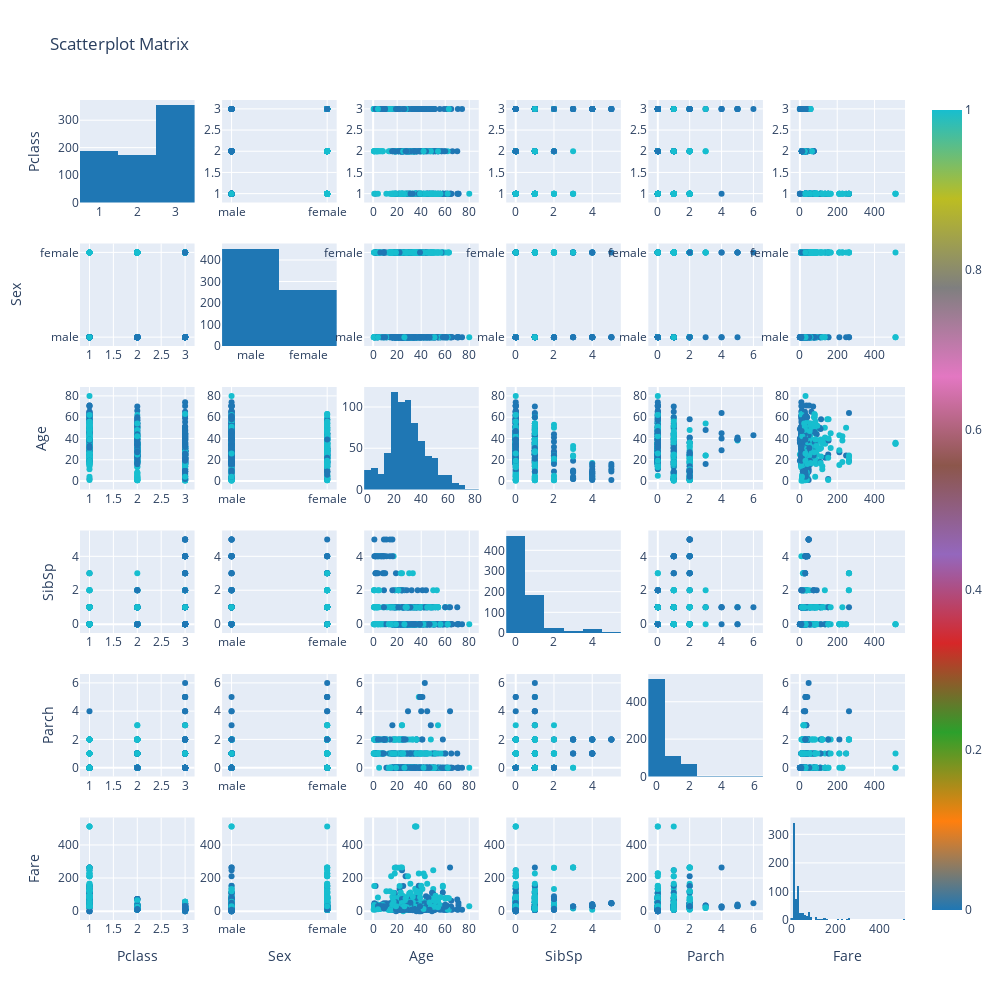

Notebook cell for this chart:
### Code cell
import plotly.figure_factory as ff
figure = ff.create_scatterplotmatrix(
    train_data_nonan[['Survived','Pclass','Sex','Age','SibSp','Parch','Fare']],
    diag='histogram',
    index='Survived')
figure.update_layout(
    width=1000,
    height=1000,
)
figure.show()

### Figure 1 — Plotly figure (JSON) as saved in the notebook; plotly's stock layout.template omitted (floating-point values rounded to 4 significant figures; data arrays with more than 128 entries replaced by an {"elided": "..."} marker saying what was removed)
{"data": [{"marker": {"color": "rgb(31, 119, 180)"}, "showlegend": false, "type": "histogram", "x": {"elided": "714 int values"}, "xaxis": "x", "yaxis": "y"}, {"marker": {"color": {"elided": "714 int values"}, "colorscale": [[0, "rgb(31, 119, 180)"], [0.1111, "rgb(255, 127, 14)"], [0.2222, "rgb(44, 160, 44)"], [0.3333, "rgb(214, 39, 40)"], [0.4444, "rgb(148, 103, 189)"], [0.5556, "rgb(140, 86, 75)"], [0.6667, "rgb(227, 119, 194)"], [0.7778, "rgb(127, 127, 127)"], [0.8889, "rgb(188, 189, 34)"], [1, "rgb(23, 190, 207)"]], "showscale": true, "size": 6}, "mode": "markers", "showlegend": false, "type": "scatter", "x": {"elided": "714 str values"}, "xaxis": "x2", "y": {"elided": "714 int values"}, "yaxis": "y2"}, {"marker": {"color": {"elided": "714 int values"}, "colorscale": [[0, "rgb(31, 119, 180)"], [0.1111, "rgb(255, 127, 14)"], [0.2222, "rgb(44, 160, 44)"], [0.3333, "rgb(214, 39, 40)"], [0.4444, "rgb(148, 103, 189)"], [0.5556, "rgb(140, 86, 75)"], [0.6667, "rgb(227, 119, 194)"], [0.7778, "rgb(127, 127, 127)"], [0.8889, "rgb(188, 189, 34)"], [1, "rgb(23, 190, 207)"]], "showscale": false, "size": 6}, "mode": "markers", "showlegend": false, "type": "scatter", "x": {"elided": "714 float values"}, "xaxis": "x3", "y": {"elided": "714 int values"}, "yaxis": "y3"}, {"marker": {"color": {"elided": "714 int values"}, "colorscale": [[0, "rgb(31, 119, 180)"], [0.1111, "rgb(255, 127, 14)"], [0.2222, "rgb(44, 160, 44)"], [0.3333, "rgb(214, 39, 40)"], [0.4444, "rgb(148, 103, 189)"], [0.5556, "rgb(140, 86, 75)"], [0.6667, "rgb(227, 119, 194)"], [0.7778, "rgb(127, 127, 127)"], [0.8889, "rgb(188, 189, 34)"], [1, "rgb(23, 190, 207)"]], "showscale": false, "size": 6}, "mode": "markers", "showlegend": false, "type": "scatter", "x": {"elided": "714 int values"}, "xaxis": "x4", "y": {"elided": "714 int values"}, "yaxis": "y4"}, {"marker": {"color": {"elided": "714 int values"}, "colorscale": [[0, "rgb(31, 119, 180)"], [0.1111, "rgb(255, 127, 14)"], [0.2222, "rgb(44, 160, 44)"], [0.3333, "rgb(214, 39, 40)"], [0.4444, "rgb(148, 103, 189)"], [0.5556, "rgb(140, 86, 75)"], [0.6667, "rgb(227, 119, 194)"], [0.7778, "rgb(127, 127, 127)"], [0.8889, "rgb(188, 189, 34)"], [1, "rgb(23, 190, 207)"]], "showscale": false, "size": 6}, "mode": "markers", "showlegend": false, "type": "scatter", "x": {"elided": "714 int values"}, "xaxis": "x5", "y": {"elided": "714 int values"}, "yaxis": "y5"}, {"marker": {"color": {"elided": "714 int values"}, "colorscale": [[0, "rgb(31, 119, 180)"], [0.1111, "rgb(255, 127, 14)"], [0.2222, "rgb(44, 160, 44)"], [0.3333, "rgb(214, 39, 40)"], [0.4444, "rgb(148, 103, 189)"], [0.5556, "rgb(140, 86, 75)"], [0.6667, "rgb(227, 119, 194)"], [0.7778, "rgb(127, 127, 127)"], [0.8889, "rgb(188, 189, 34)"], [1, "rgb(23, 190, 207)"]], "showscale": false, "size": 6}, "mode": "markers", "showlegend": false, "type": "scatter", "x": {"elided": "714 float values"}, "xaxis": "x6", "y": {"elided": "714 int values"}, "yaxis": "y6"}, {"marker": {"color": {"elided": "714 int values"}, "colorscale": [[0, "rgb(31, 119, 180)"], [0.1111, "rgb(255, 127, 14)"], [0.2222, "rgb(44, 160, 44)"], [0.3333, "rgb(214, 39, 40)"], [0.4444, "rgb(148, 103, 189)"], [0.5556, "rgb(140, 86, 75)"], [0.6667, "rgb(227, 119, 194)"], [0.7778, "rgb(127, 127, 127)"], [0.8889, "rgb(188, 189, 34)"], [1, "rgb(23, 190, 207)"]], "showscale": false, "size": 6}, "mode": "markers", "showlegend": false, "type": "scatter", "x": {"elided": "714 int values"}, "xaxis": "x7", "y": {"elided": "714 str values"}, "yaxis": "y7"}, {"marker": {"color": "rgb(31, 119, 180)"}, "showlegend": false, "type": "histogram", "x": {"elided": "714 str values"}, "xaxis": "x8", "yaxis": "y8"}, {"marker": {"color": {"elided": "714 int values"}, "colorscale": [[0, "rgb(31, 119, 180)"], [0.1111, "rgb(255, 127, 14)"], [0.2222, "rgb(44, 160, 44)"], [0.3333, "rgb(214, 39, 40)"], [0.4444, "rgb(148, 103, 189)"], [0.5556, "rgb(140, 86, 75)"], [0.6667, "rgb(227, 119, 194)"], [0.7778, "rgb(127, 127, 127)"], [0.8889, "rgb(188, 189, 34)"], [1, "rgb(23, 190, 207)"]], "showscale": false, "size": 6}, "mode": "markers", "showlegend": false, "type": "scatter", "x": {"elided": "714 float values"}, "xaxis": "x9", "y": {"elided": "714 str values"}, "yaxis": "y9"}, {"marker": {"color": {"elided": "714 int values"}, "colorscale": [[0, "rgb(31, 119, 180)"], [0.1111, "rgb(255, 127, 14)"], [0.2222, "rgb(44, 160, 44)"], [0.3333, "rgb(214, 39, 40)"], [0.4444, "rgb(148, 103, 189)"], [0.5556, "rgb(140, 86, 75)"], [0.6667, "rgb(227, 119, 194)"], [0.7778, "rgb(127, 127, 127)"], [0.8889, "rgb(188, 189, 34)"], [1, "rgb(23, 190, 207)"]], "showscale": false, "size": 6}, "mode": "markers", "showlegend": false, "type": "scatter", "x": {"elided": "714 int values"}, "xaxis": "x10", "y": {"elided": "714 str values"}, "yaxis": "y10"}, {"marker": {"color": {"elided": "714 int values"}, "colorscale": [[0, "rgb(31, 119, 180)"], [0.1111, "rgb(255, 127, 14)"], [0.2222, "rgb(44, 160, 44)"], [0.3333, "rgb(214, 39, 40)"], [0.4444, "rgb(148, 103, 189)"], [0.5556, "rgb(140, 86, 75)"], [0.6667, "rgb(227, 119, 194)"], [0.7778, "rgb(127, 127, 127)"], [0.8889, "rgb(188, 189, 34)"], [1, "rgb(23, 190, 207)"]], "showscale": false, "size": 6}, "mode": "markers", "showlegend": false, "type": "scatter", "x": {"elided": "714 int values"}, "xaxis": "x11", "y": {"elided": "714 str values"}, "yaxis": "y11"}, {"marker": {"color": {"elided": "714 int values"}, "colorscale": [[0, "rgb(31, 119, 180)"], [0.1111, "rgb(255, 127, 14)"], [0.2222, "rgb(44, 160, 44)"], [0.3333, "rgb(214, 39, 40)"], [0.4444, "rgb(148, 103, 189)"], [0.5556, "rgb(140, 86, 75)"], [0.6667, "rgb(227, 119, 194)"], [0.7778, "rgb(127, 127, 127)"], [0.8889, "rgb(188, 189, 34)"], [1, "rgb(23, 190, 207)"]], "showscale": false, "size": 6}, "mode": "markers", "showlegend": false, "type": "scatter", "x": {"elided": "714 float values"}, "xaxis": "x12", "y": {"elided": "714 str values"}, "yaxis": "y12"}, {"marker": {"color": {"elided": "714 int values"}, "colorscale": [[0, "rgb(31, 119, 180)"], [0.1111, "rgb(255, 127, 14)"], [0.2222, "rgb(44, 160, 44)"], [0.3333, "rgb(214, 39, 40)"], [0.4444, "rgb(148, 103, 189)"], [0.5556, "rgb(140, 86, 75)"], [0.6667, "rgb(227, 119, 194)"], [0.7778, "rgb(127, 127, 127)"], [0.8889, "rgb(188, 189, 34)"], [1, "rgb(23, 190, 207)"]], "showscale": false, "size": 6}, "mode": "markers", "showlegend": false, "type": "scatter", "x": {"elided": "714 int values"}, "xaxis": "x13", "y": {"elided": "714 float values"}, "yaxis": "y13"}, {"marker": {"color": {"elided": "714 int values"}, "colorscale": [[0, "rgb(31, 119, 180)"], [0.1111, "rgb(255, 127, 14)"], [0.2222, "rgb(44, 160, 44)"], [0.3333, "rgb(214, 39, 40)"], [0.4444, "rgb(148, 103, 189)"], [0.5556, "rgb(140, 86, 75)"], [0.6667, "rgb(227, 119, 194)"], [0.7778, "rgb(127, 127, 127)"], [0.8889, "rgb(188, 189, 34)"], [1, "rgb(23, 190, 207)"]], "showscale": false, "size": 6}, "mode": "markers", "showlegend": false, "type": "scatter", "x": {"elided": "714 str values"}, "xaxis": "x14", "y": {"elided": "714 float values"}, "yaxis": "y14"}, {"marker": {"color": "rgb(31, 119, 180)"}, "showlegend": false, "type": "histogram", "x": {"elided": "714 float values"}, "xaxis": "x15", "yaxis": "y15"}, {"marker": {"color": {"elided": "714 int values"}, "colorscale": [[0, "rgb(31, 119, 180)"], [0.1111, "rgb(255, 127, 14)"], [0.2222, "rgb(44, 160, 44)"], [0.3333, "rgb(214, 39, 40)"], [0.4444, "rgb(148, 103, 189)"], [0.5556, "rgb(140, 86, 75)"], [0.6667, "rgb(227, 119, 194)"], [0.7778, "rgb(127, 127, 127)"], [0.8889, "rgb(188, 189, 34)"], [1, "rgb(23, 190, 207)"]], "showscale": false, "size": 6}, "mode": "markers", "showlegend": false, "type": "scatter", "x": {"elided": "714 int values"}, "xaxis": "x16", "y": {"elided": "714 float values"}, "yaxis": "y16"}, {"marker": {"color": {"elided": "714 int values"}, "colorscale": [[0, "rgb(31, 119, 180)"], [0.1111, "rgb(255, 127, 14)"], [0.2222, "rgb(44, 160, 44)"], [0.3333, "rgb(214, 39, 40)"], [0.4444, "rgb(148, 103, 189)"], [0.5556, "rgb(140, 86, 75)"], [0.6667, "rgb(227, 119, 194)"], [0.7778, "rgb(127, 127, 127)"], [0.8889, "rgb(188, 189, 34)"], [1, "rgb(23, 190, 207)"]], "showscale": false, "size": 6}, "mode": "markers", "showlegend": false, "type": "scatter", "x": {"elided": "714 int values"}, "xaxis": "x17", "y": {"elided": "714 float values"}, "yaxis": "y17"}, {"marker": {"color": {"elided": "714 int values"}, "colorscale": [[0, "rgb(31, 119, 180)"], [0.1111, "rgb(255, 127, 14)"], [0.2222, "rgb(44, 160, 44)"], [0.3333, "rgb(214, 39, 40)"], [0.4444, "rgb(148, 103, 189)"], [0.5556, "rgb(140, 86, 75)"], [0.6667, "rgb(227, 119, 194)"], [0.7778, "rgb(127, 127, 127)"], [0.8889, "rgb(188, 189, 34)"], [1, "rgb(23, 190, 207)"]], "showscale": false, "size": 6}, "mode": "markers", "showlegend": false, "type": "scatter", "x": {"elided": "714 float values"}, "xaxis": "x18", "y": {"elided": "714 float values"}, "yaxis": "y18"}, {"marker": {"color": {"elided": "714 int values"}, "colorscale": [[0, "rgb(31, 119, 180)"], [0.1111, "rgb(255, 127, 14)"], [0.2222, "rgb(44, 160, 44)"], [0.3333, "rgb(214, 39, 40)"], [0.4444, "rgb(148, 103, 189)"], [0.5556, "rgb(140, 86, 75)"], [0.6667, "rgb(227, 119, 194)"], [0.7778, "rgb(127, 127, 127)"], [0.8889, "rgb(188, 189, 34)"], [1, "rgb(23, 190, 207)"]], "showscale": false, "size": 6}, "mode": "markers", "showlegend": false, "type": "scatter", "x": {"elided": "714 int values"}, "xaxis": "x19", "y": {"elided": "714 int values"}, "yaxis": "y19"}, {"marker": {"color": {"elided": "714 int values"}, "colorscale": [[0, "rgb(31, 119, 180)"], [0.1111, "rgb(255, 127, 14)"], [0.2222, "rgb(44, 160, 44)"], [0.3333, "rgb(214, 39, 40)"], [0.4444, "rgb(148, 103, 189)"], [0.5556, "rgb(140, 86, 75)"], [0.6667, "rgb(227, 119, 194)"], [0.7778, "rgb(127, 127, 127)"], [0.8889, "rgb(188, 189, 34)"], [1, "rgb(23, 190, 207)"]], "showscale": false, "size": 6}, "mode": "markers", "showlegend": false, "type": "scatter", "x": {"elided": "714 str values"}, "xaxis": "x20", "y": {"elided": "714 int values"}, "yaxis": "y20"}, {"marker": {"color": {"elided": "714 int values"}, "colorscale": [[0, "rgb(31, 119, 180)"], [0.1111, "rgb(255, 127, 14)"], [0.2222, "rgb(44, 160, 44)"], [0.3333, "rgb(214, 39, 40)"], [0.4444, "rgb(148, 103, 189)"], [0.5556, "rgb(140, 86, 75)"], [0.6667, "rgb(227, 119, 194)"], [0.7778, "rgb(127, 127, 127)"], [0.8889, "rgb(188, 189, 34)"], [1, "rgb(23, 190, 207)"]], "showscale": false, "size": 6}, "mode": "markers", "showlegend": false, "type": "scatter", "x": {"elided": "714 float values"}, "xaxis": "x21", "y": {"elided": "714 int values"}, "yaxis": "y21"}, {"marker": {"color": "rgb(31, 119, 180)"}, "showlegend": false, "type": "histogram", "x": {"elided": "714 int values"}, "xaxis": "x22", "yaxis": "y22"}, {"marker": {"color": {"elided": "714 int values"}, "colorscale": [[0, "rgb(31, 119, 180)"], [0.1111, "rgb(255, 127, 14)"], [0.2222, "rgb(44, 160, 44)"], [0.3333, "rgb(214, 39, 40)"], [0.4444, "rgb(148, 103, 189)"], [0.5556, "rgb(140, 86, 75)"], [0.6667, "rgb(227, 119, 194)"], [0.7778, "rgb(127, 127, 127)"], [0.8889, "rgb(188, 189, 34)"], [1, "rgb(23, 190, 207)"]], "showscale": false, "size": 6}, "mode": "markers", "showlegend": false, "type": "scatter", "x": {"elided": "714 int values"}, "xaxis": "x23", "y": {"elided": "714 int values"}, "yaxis": "y23"}, {"marker": {"color": {"elided": "714 int values"}, "colorscale": [[0, "rgb(31, 119, 180)"], [0.1111, "rgb(255, 127, 14)"], [0.2222, "rgb(44, 160, 44)"], [0.3333, "rgb(214, 39, 40)"], [0.4444, "rgb(148, 103, 189)"], [0.5556, "rgb(140, 86, 75)"], [0.6667, "rgb(227, 119, 194)"], [0.7778, "rgb(127, 127, 127)"], [0.8889, "rgb(188, 189, 34)"], [1, "rgb(23, 190, 207)"]], "showscale": false, "size": 6}, "mode": "markers", "showlegend": false, "type": "scatter", "x": {"elided": "714 float values"}, "xaxis": "x24", "y": {"elided": "714 int values"}, "yaxis": "y24"}, {"marker": {"color": {"elided": "714 int values"}, "colorscale": [[0, "rgb(31, 119, 180)"], [0.1111, "rgb(255, 127, 14)"], [0.2222, "rgb(44, 160, 44)"], [0.3333, "rgb(214, 39, 40)"], [0.4444, "rgb(148, 103, 189)"], [0.5556, "rgb(140, 86, 75)"], [0.6667, "rgb(227, 119, 194)"], [0.7778, "rgb(127, 127, 127)"], [0.8889, "rgb(188, 189, 34)"], [1, "rgb(23, 190, 207)"]], "showscale": false, "size": 6}, "mode": "markers", "showlegend": false, "type": "scatter", "x": {"elided": "714 int values"}, "xaxis": "x25", "y": {"elided": "714 int values"}, "yaxis": "y25"}, {"marker": {"color": {"elided": "714 int values"}, "colorscale": [[0, "rgb(31, 119, 180)"], [0.1111, "rgb(255, 127, 14)"], [0.2222, "rgb(44, 160, 44)"], [0.3333, "rgb(214, 39, 40)"], [0.4444, "rgb(148, 103, 189)"], [0.5556, "rgb(140, 86, 75)"], [0.6667, "rgb(227, 119, 194)"], [0.7778, "rgb(127, 127, 127)"], [0.8889, "rgb(188, 189, 34)"], [1, "rgb(23, 190, 207)"]], "showscale": false, "size": 6}, "mode": "markers", "showlegend": false, "type": "scatter", "x": {"elided": "714 str values"}, "xaxis": "x26", "y": {"elided": "714 int values"}, "yaxis": "y26"}, {"marker": {"color": {"elided": "714 int values"}, "colorscale": [[0, "rgb(31, 119, 180)"], [0.1111, "rgb(255, 127, 14)"], [0.2222, "rgb(44, 160, 44)"], [0.3333, "rgb(214, 39, 40)"], [0.4444, "rgb(148, 103, 189)"], [0.5556, "rgb(140, 86, 75)"], [0.6667, "rgb(227, 119, 194)"], [0.7778, "rgb(127, 127, 127)"], [0.8889, "rgb(188, 189, 34)"], [1, "rgb(23, 190, 207)"]], "showscale": false, "size": 6}, "mode": "markers", "showlegend": false, "type": "scatter", "x": {"elided": "714 float values"}, "xaxis": "x27", "y": {"elided": "714 int values"}, "yaxis": "y27"}, {"marker": {"color": {"elided": "714 int values"}, "colorscale": [[0, "rgb(31, 119, 180)"], [0.1111, "rgb(255, 127, 14)"], [0.2222, "rgb(44, 160, 44)"], [0.3333, "rgb(214, 39, 40)"], [0.4444, "rgb(148, 103, 189)"], [0.5556, "rgb(140, 86, 75)"], [0.6667, "rgb(227, 119, 194)"], [0.7778, "rgb(127, 127, 127)"], [0.8889, "rgb(188, 189, 34)"], [1, "rgb(23, 190, 207)"]], "showscale": false, "size": 6}, "mode": "markers", "showlegend": false, "type": "scatter", "x": {"elided": "714 int values"}, "xaxis": "x28", "y": {"elided": "714 int values"}, "yaxis": "y28"}, {"marker": {"color": "rgb(31, 119, 180)"}, "showlegend": false, "type": "histogram", "x": {"elided": "714 int values"}, "xaxis": "x29", "yaxis": "y29"}, {"marker": {"color": {"elided": "714 int values"}, "colorscale": [[0, "rgb(31, 119, 180)"], [0.1111, "rgb(255, 127, 14)"], [0.2222, "rgb(44, 160, 44)"], [0.3333, "rgb(214, 39, 40)"], [0.4444, "rgb(148, 103, 189)"], [0.5556, "rgb(140, 86, 75)"], [0.6667, "rgb(227, 119, 194)"], [0.7778, "rgb(127, 127, 127)"], [0.8889, "rgb(188, 189, 34)"], [1, "rgb(23, 190, 207)"]], "showscale": false, "size": 6}, "mode": "markers", "showlegend": false, "type": "scatter", "x": {"elided": "714 float values"}, "xaxis": "x30", "y": {"elided": "714 int values"}, "yaxis": "y30"}, {"marker": {"color": {"elided": "714 int values"}, "colorscale": [[0, "rgb(31, 119, 180)"], [0.1111, "rgb(255, 127, 14)"], [0.2222, "rgb(44, 160, 44)"], [0.3333, "rgb(214, 39, 40)"], [0.4444, "rgb(148, 103, 189)"], [0.5556, "rgb(140, 86, 75)"], [0.6667, "rgb(227, 119, 194)"], [0.7778, "rgb(127, 127, 127)"], [0.8889, "rgb(188, 189, 34)"], [1, "rgb(23, 190, 207)"]], "showscale": false, "size": 6}, "mode": "markers", "showlegend": false, "type": "scatter", "x": {"elided": "714 int values"}, "xaxis": "x31", "y": {"elided": "714 float values"}, "yaxis": "y31"}, {"marker": {"color": {"elided": "714 int values"}, "colorscale": [[0, "rgb(31, 119, 180)"], [0.1111, "rgb(255, 127, 14)"], [0.2222, "rgb(44, 160, 44)"], [0.3333, "rgb(214, 39, 40)"], [0.4444, "rgb(148, 103, 189)"], [0.5556, "rgb(140, 86, 75)"], [0.6667, "rgb(227, 119, 194)"], [0.7778, "rgb(127, 127, 127)"], [0.8889, "rgb(188, 189, 34)"], [1, "rgb(23, 190, 207)"]], "showscale": false, "size": 6}, "mode": "markers", "showlegend": false, "type": "scatter", "x": {"elided": "714 str values"}, "xaxis": "x32", "y": {"elided": "714 float values"}, "yaxis": "y32"}, {"marker": {"color": {"elided": "714 int values"}, "colorscale": [[0, "rgb(31, 119, 180)"], [0.1111, "rgb(255, 127, 14)"], [0.2222, "rgb(44, 160, 44)"], [0.3333, "rgb(214, 39, 40)"], [0.4444, "rgb(148, 103, 189)"], [0.5556, "rgb(140, 86, 75)"], [0.6667, "rgb(227, 119, 194)"], [0.7778, "rgb(127, 127, 127)"], [0.8889, "rgb(188, 189, 34)"], [1, "rgb(23, 190, 207)"]], "showscale": false, "size": 6}, "mode": "markers", "showlegend": false, "type": "scatter", "x": {"elided": "714 float values"}, "xaxis": "x33", "y": {"elided": "714 float values"}, "yaxis": "y33"}, {"marker": {"color": {"elided": "714 int values"}, "colorscale": [[0, "rgb(31, 119, 180)"], [0.1111, "rgb(255, 127, 14)"], [0.2222, "rgb(44, 160, 44)"], [0.3333, "rgb(214, 39, 40)"], [0.4444, "rgb(148, 103, 189)"], [0.5556, "rgb(140, 86, 75)"], [0.6667, "rgb(227, 119, 194)"], [0.7778, "rgb(127, 127, 127)"], [0.8889, "rgb(188, 189, 34)"], [1, "rgb(23, 190, 207)"]], "showscale": false, "size": 6}, "mode": "markers", "showlegend": false, "type": "scatter", "x": {"elided": "714 int values"}, "xaxis": "x34", "y": {"elided": "714 float values"}, "yaxis": "y34"}, {"marker": {"color": {"elided": "714 int values"}, "colorscale": [[0, "rgb(31, 119, 180)"], [0.1111, "rgb(255, 127, 14)"], [0.2222, "rgb(44, 160, 44)"], [0.3333, "rgb(214, 39, 40)"], [0.4444, "rgb(148, 103, 189)"], [0.5556, "rgb(140, 86, 75)"], [0.6667, "rgb(227, 119, 194)"], [0.7778, "rgb(127, 127, 127)"], [0.8889, "rgb(188, 189, 34)"], [1, "rgb(23, 190, 207)"]], "showscale": false, "size": 6}, "mode": "markers", "showlegend": false, "type": "scatter", "x": {"elided": "714 int values"}, "xaxis": "x35", "y": {"elided": "714 float values"}, "yaxis": "y35"}, {"marker": {"color": "rgb(31, 119, 180)"}, "showlegend": false, "type": "histogram", "x": {"elided": "714 float values"}, "xaxis": "x36", "yaxis": "y36"}], "layout": {"barmode": "stack", "height": 1000, "showlegend": true, "title": {"text": "Scatterplot Matrix"}, "width": 1000, "xaxis": {"anchor": "y", "domain": [0, 0.1389]}, "xaxis10": {"anchor": "y10", "domain": [0.5167, 0.6556]}, "xaxis11": {"anchor": "y11", "domain": [0.6889, 0.8278]}, "xaxis12": {"anchor": "y12", "domain": [0.8611, 1]}, "xaxis13": {"anchor": "y13", "domain": [0, 0.1389]}, "xaxis14": {"anchor": "y14", "domain": [0.1722, 0.3111]}, "xaxis15": {"anchor": "y15", "domain": [0.3444, 0.4833]}, "xaxis16": {"anchor": "y16", "domain": [0.5167, 0.6556]}, "xaxis17": {"anchor": "y17", "domain": [0.6889, 0.8278]}, "xaxis18": {"anchor": "y18", "domain": [0.8611, 1]}, "xaxis19": {"anchor": "y19", "domain": [0, 0.1389]}, "xaxis2": {"anchor": "y2", "domain": [0.1722, 0.3111]}, "xaxis20": {"anchor": "y20", "domain": [0.1722, 0.3111]}, "xaxis21": {"anchor": "y21", "domain": [0.3444, 0.4833]}, "xaxis22": {"anchor": "y22", "domain": [0.5167, 0.6556]}, "xaxis23": {"anchor": "y23", "domain": [0.6889, 0.8278]}, "xaxis24": {"anchor": "y24", "domain": [0.8611, 1]}, "xaxis25": {"anchor": "y25", "domain": [0, 0.1389]}, "xaxis26": {"anchor": "y26", "domain": [0.1722, 0.3111]}, "xaxis27": {"anchor": "y27", "domain": [0.3444, 0.4833]}, "xaxis28": {"anchor": "y28", "domain": [0.5167, 0.6556]}, "xaxis29": {"anchor": "y29", "domain": [0.6889, 0.8278]}, "xaxis3": {"anchor": "y3", "domain": [0.3444, 0.4833]}, "xaxis30": {"anchor": "y30", "domain": [0.8611, 1]}, "xaxis31": {"anchor": "y31", "domain": [0, 0.1389], "title": {"text": "Pclass"}}, "xaxis32": {"anchor": "y32", "domain": [0.1722, 0.3111], "title": {"text": "Sex"}}, "xaxis33": {"anchor": "y33", "domain": [0.3444, 0.4833], "title": {"text": "Age"}}, "xaxis34": {"anchor": "y34", "domain": [0.5167, 0.6556], "title": {"text": "SibSp"}}, "xaxis35": {"anchor": "y35", "domain": [0.6889, 0.8278], "title": {"text": "Parch"}}, "xaxis36": {"anchor": "y36", "domain": [0.8611, 1], "title": {"text": "Fare"}}, "xaxis4": {"anchor": "y4", "domain": [0.5167, 0.6556]}, "xaxis5": {"anchor": "y5", "domain": [0.6889, 0.8278]}, "xaxis6": {"anchor": "y6", "domain": [0.8611, 1]}, "xaxis7": {"anchor": "y7", "domain": [0, 0.1389]}, "xaxis8": {"anchor": "y8", "domain": [0.1722, 0.3111]}, "xaxis9": {"anchor": "y9", "domain": [0.3444, 0.4833]}, "yaxis": {"anchor": "x", "domain": [0.875, 1], "title": {"text": "Pclass"}}, "yaxis10": {"anchor": "x10", "domain": [0.7, 0.825]}, "yaxis11": {"anchor": "x11", "domain": [0.7, 0.825]}, "yaxis12": {"anchor": "x12", "domain": [0.7, 0.825]}, "yaxis13": {"anchor": "x13", "domain": [0.525, 0.65], "title": {"text": "Age"}}, "yaxis14": {"anchor": "x14", "domain": [0.525, 0.65]}, "yaxis15": {"anchor": "x15", "domain": [0.525, 0.65]}, "yaxis16": {"anchor": "x16", "domain": [0.525, 0.65]}, "yaxis17": {"anchor": "x17", "domain": [0.525, 0.65]}, "yaxis18": {"anchor": "x18", "domain": [0.525, 0.65]}, "yaxis19": {"anchor": "x19", "domain": [0.35, 0.475], "title": {"text": "SibSp"}}, "yaxis2": {"anchor": "x2", "domain": [0.875, 1]}, "yaxis20": {"anchor": "x20", "domain": [0.35, 0.475]}, "yaxis21": {"anchor": "x21", "domain": [0.35, 0.475]}, "yaxis22": {"anchor": "x22", "domain": [0.35, 0.475]}, "yaxis23": {"anchor": "x23", "domain": [0.35, 0.475]}, "yaxis24": {"anchor": "x24", "domain": [0.35, 0.475]}, "yaxis25": {"anchor": "x25", "domain": [0.175, 0.3], "title": {"text": "Parch"}}, "yaxis26": {"anchor": "x26", "domain": [0.175, 0.3]}, "yaxis27": {"anchor": "x27", "domain": [0.175, 0.3]}, "yaxis28": {"anchor": "x28", "domain": [0.175, 0.3]}, "yaxis29": {"anchor": "x29", "domain": [0.175, 0.3]}, "yaxis3": {"anchor": "x3", "domain": [0.875, 1]}, "yaxis30": {"anchor": "x30", "domain": [0.175, 0.3]}, "yaxis31": {"anchor": "x31", "domain": [0, 0.125], "title": {"text": "Fare"}}, "yaxis32": {"anchor": "x32", "domain": [0, 0.125]}, "yaxis33": {"anchor": "x33", "domain": [0, 0.125]}, "yaxis34": {"anchor": "x34", "domain": [0, 0.125]}, "yaxis35": {"anchor": "x35", "domain": [0, 0.125]}, "yaxis36": {"anchor": "x36", "domain": [0, 0.125]}, "yaxis4": {"anchor": "x4", "domain": [0.875, 1]}, "yaxis5": {"anchor": "x5", "domain": [0.875, 1]}, "yaxis6": {"anchor": "x6", "domain": [0.875, 1]}, "yaxis7": {"anchor": "x7", "domain": [0.7, 0.825], "title": {"text": "Sex"}}, "yaxis8": {"anchor": "x8", "domain": [0.7, 0.825]}, "yaxis9": {"anchor": "x9", "domain": [0.7, 0.825]}}}
